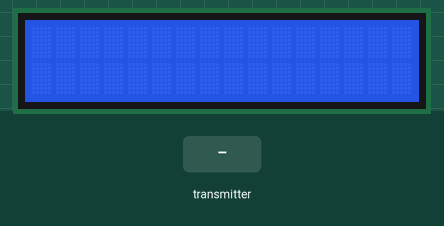
Simulated run of this sketch. Board: Arduino Uno, built with avr-gcc and run on an emulated ATmega328P. Parts: 16×2 character LCD. The inputs (shaded band) are chosen by the test bench. No radio packets arrive unless stated; what the sketch prints to the serial monitor is not drawn.

Above: at 1.2 s.
1.3 s: the transmitter starts sending gotByte = 0
At 1.31 s:
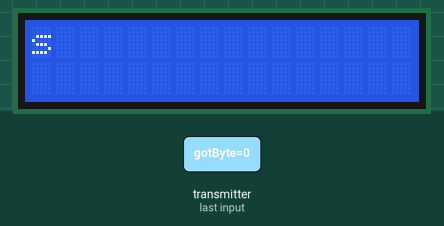
2.9 s: the transmitter starts sending gotByte = 1
At 4.1 s:
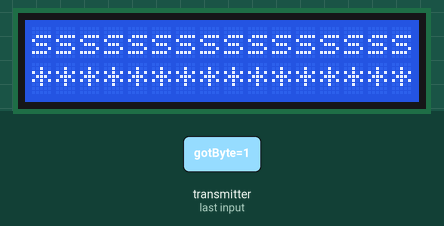
4.6 s: the transmitter starts sending gotByte = 0
At 6.1 s:
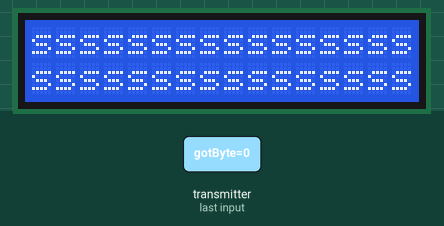
6.3 s: the transmitter starts sending gotByte = 1
At 6.35 s:
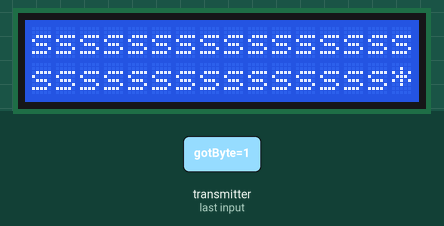
7.8 s: the transmitter starts sending gotByte = 0
At 8.05 s:
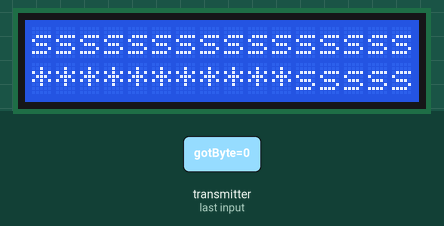
9.5 s: the transmitter starts sending gotByte = 1
At 9.75 s:
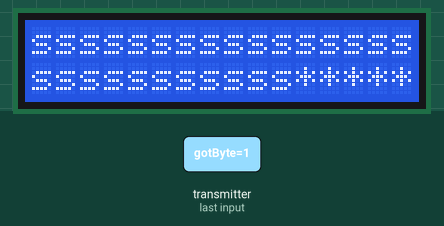

The sketch:

station.ino
```cpp
#include <SPI.h>
#include "nRF24L01.h"
#include "RF24.h"
#include <LiquidCrystal.h>

LiquidCrystal lcd(6, 7, 8, 9, 10, 11);

int a = 7;
int b = 11;

RF24 radio(5, 13);  // "создать" модуль на пинах 9 и 10 Для Уно
bool flag = true;

String message = "";

byte address[][6] = {"1Node", "2Node", "3Node", "4Node", "5Node", "6Node"}; //возможные номера труб

void setup() {
  lcd.begin(16, 2);
  Serial.begin(9600);         // открываем порт для связи с ПК
  radio.begin();              // активировать модуль
  radio.setPayloadSize(32);   // размер пакета, в байтах

  radio.openReadingPipe(1, address[0]);   // хотим слушать трубу 0
  radio.setChannel(0x60);     // выбираем канал (в котором нет шумов!)

  radio.setPALevel (RF24_PA_MAX);   // уровень мощности передатчика
  radio.setDataRate (RF24_250KBPS); // скорость обмена

  radio.powerUp();        // начать работу
  radio.startListening(); // начинаем слушать эфир, мы приёмный модуль
}

void loop() {
  byte pipeNo;
  char gotByte;
  while (radio.available(&pipeNo)) {        // слушаем эфир со всех труб
    radio.read(&gotByte, sizeof(gotByte));  // чиатем входящий сигнал
    Serial.print(gotByte);
    int symbol = int(gotByte) - b;
    while (symbol % a != 0) {
      symbol = symbol + 128;
    }
    symbol = symbol / a;
    gotByte = char(symbol);
    if (gotByte == '\n') {
      Serial.println("");
      message = "";
      delay(1000);
      lcd.clear();
      break;
    }
    message += gotByte;
    if ((message.length() - 1) / 16 == 1){
      lcd.setCursor(message.length() % 17, (message.length() - 1) / 16);
    }
    else {
      lcd.setCursor(message.length() % 17 - 1, (message.length() - 1) / 16);
    }
    lcd.print(gotByte);
  }
}
```

Measured:
- after the input at 1.3 s, the display: changes at once (image 1)
- after the input at 2.9 s, the display: first changes at once (image 2 shows a later state)
- after the input at 4.6 s, the display: first changes at once (image 3 shows a later state)
- after the input at 6.3 s, the display: changes at once (image 4)
- after the input at 7.8 s, the display: first changes at once (image 5 shows a later state)
- after the input at 9.5 s, the display: first changes at once (image 6 shows a later state)
